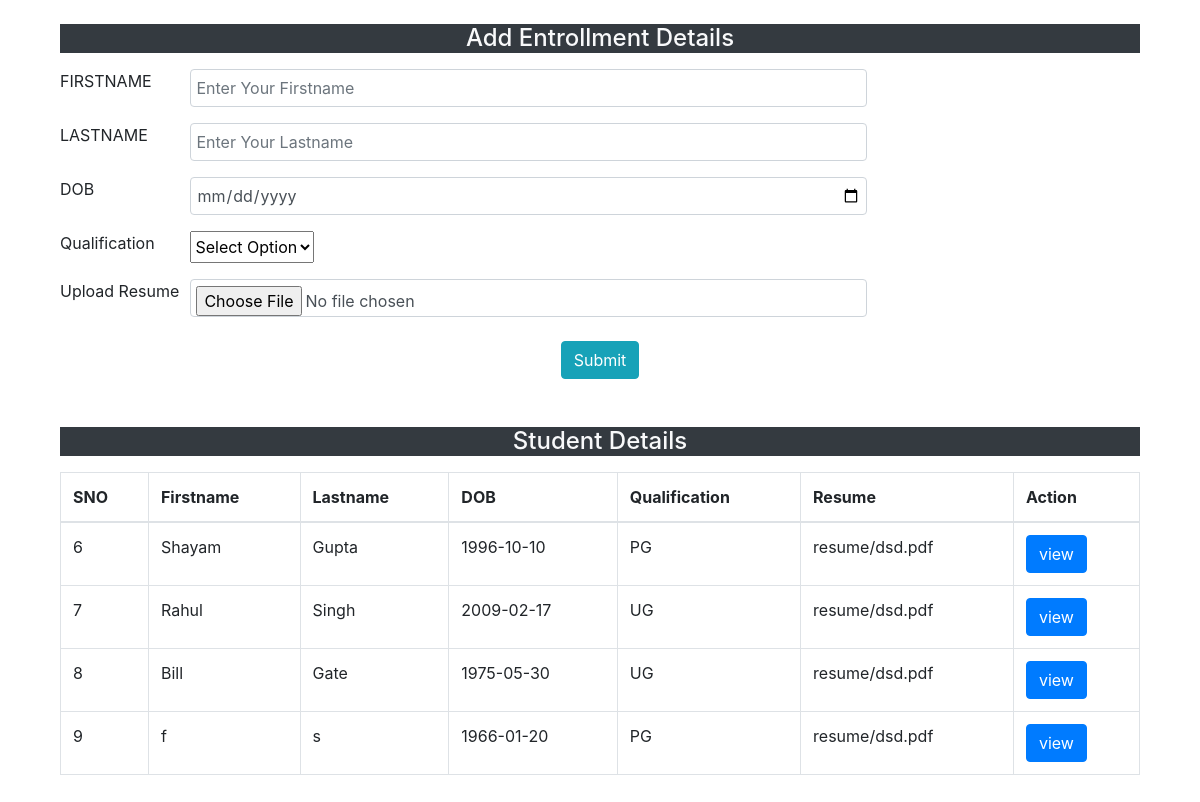
Page /emp.php on the committed database.
### tables this page shows
CREATE TABLE `student` (
  `id` int(11) NOT NULL,
  `fname` varchar(50) DEFAULT NULL,
  `lname` varchar(50) DEFAULT NULL,
  `dob` varchar(50) DEFAULT NULL,
  `qualification` varchar(50) DEFAULT NULL,
  `resume` varchar(200) NOT NULL
);

### emp.php (the view, shortened to what this page needs)
<!DOCTYPE html>
<html lang="en">
<head>
    <link rel="stylesheet" href="https://cdn.jsdelivr.net/npm/bootstrap@4.5.3/dist/css/bootstrap.min.css">
</head>
<body>
   <div class="container mt-4">
        <div class="col-sm-12 ">
        <h4 class="text-center text-light bg-dark mb-3">Add Entrollment Details</h4>
        <form id="submit_form">
            <div class="row">
                <div class="col-sm-9">
                        <div class="form-row">
                            <label for="" class="col-md-2">FIRSTNAME</label>
                            <input type="text" class="form-control col-md-10" name="fname" placeholder="Enter Your Firstname" required>
                        </div>
                        <div class="form-row mt-3">
                            <label for="" class="col-md-2">LASTNAME</label>
                            <input type="text" class="form-control col-md-10" name="lname" placeholder="Enter Your Lastname" required>
                        </div>
                        <div class="form-row mt-3">
                            <label for="" class="col-md-2">DOB</label>
                            <input type="date" class="form-control col-md-10" name="dob" placeholder="Enter Your Lastname" required>
                        </div>
                        <div class="form-row mt-3">
                            <label for="" class="col-md-2">Qualification</label>
                           <select name="qualification" id="" required>
                               <option value="">Select Option</option>
                           </select>
                        </div>
                        <div class="form-row mt-3" required>
                            <label for="" class="col-md-2">Upload Resume</label>
                            <input type="file" class="form-control col-md-10" name="file" required>
                        </div>
                </div>
            </div>
            <input type="submit" name="upload_button" id="upload_btn" class="btn btn-info d-block mx-auto mt-4" value="Submit" />
            </form>
<?php
include('connection.php');
$sql="select * from student";
$res=mysqli_query($connect,$sql);
?>
<div class="mt-5 mb-5">
        <h4 class="text-center text-light bg-dark mb-3">Student Details</h4>
            <table class="table table-bordered" >
            <thead>
                <tr>
                    <th>SNO</th>
                    <th>Firstname</th>
                    <th>Lastname</th>
                    <th>DOB</th>
                    <th>Qualification</th>
                    <th>Resume</th>
                    <th>Action</th>
                </tr>
            </thead>
               <tbody>
                   <?php
                        foreach($res as $row)
                        {
                            $id=$row['id'];
                            $fname = $row['fname'];
                            $lname = $row['lname'];
                            $dob = $row['dob'];
                            $qualification = $row['qualification'];
                            $resume = $row['resume'];
                   ?>
                    <tr>
                        <td class="stud_id"><?php echo $id;?></td>
                        <td><?php echo $fname;?></td>
                        <td><?php echo $lname;?></td>
                        <td><?php echo $dob;?></td>
                        <td><?php echo $qualification;?></td>
                        <td><?php echo $resume;?></td>
                        <td><a href="#" data-toggle="modal" class="open-dialog btn btn-primary btn-xs view_btn" >view</a></td>
                    </tr>
                    <?php }?>
               </tbody>
            </table>
    </div>
</body>
</html>

### rows in the picture
student: id "6", fname "Shayam", lname "Gupta", dob "1996-10-10", qualification "PG", resume "resume/dsd.pdf"
student: id "7", fname "Rahul", lname "Singh", dob "2009-02-17", qualification "UG", resume "resume/dsd.pdf"
student: id "8", fname "Bill", lname "Gate", dob "1975-05-30", qualification "UG", resume "resume/dsd.pdf"
student: id "9", fname "f", lname "s", dob "1966-01-20", qualification "PG", resume "resume/dsd.pdf"
